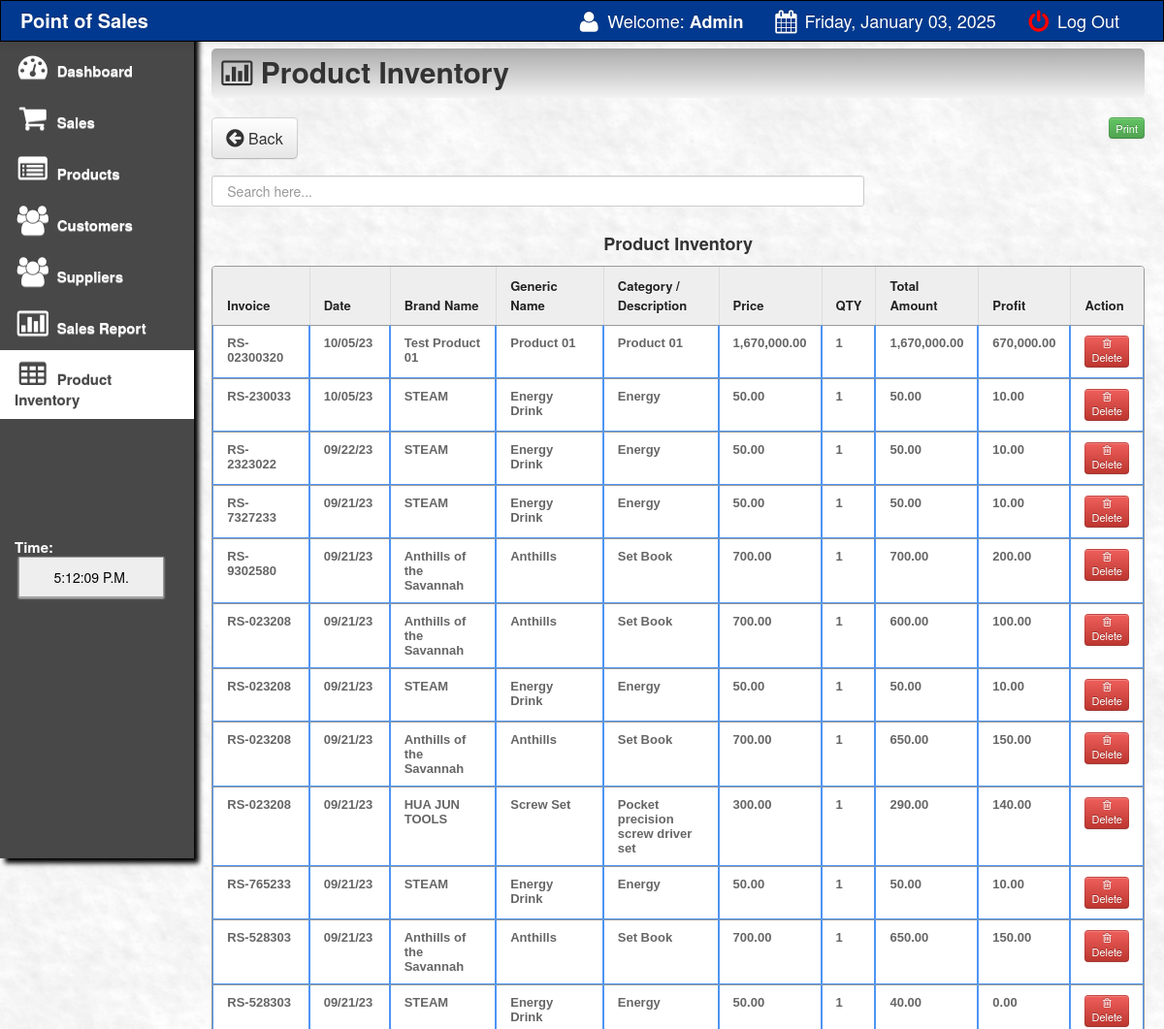
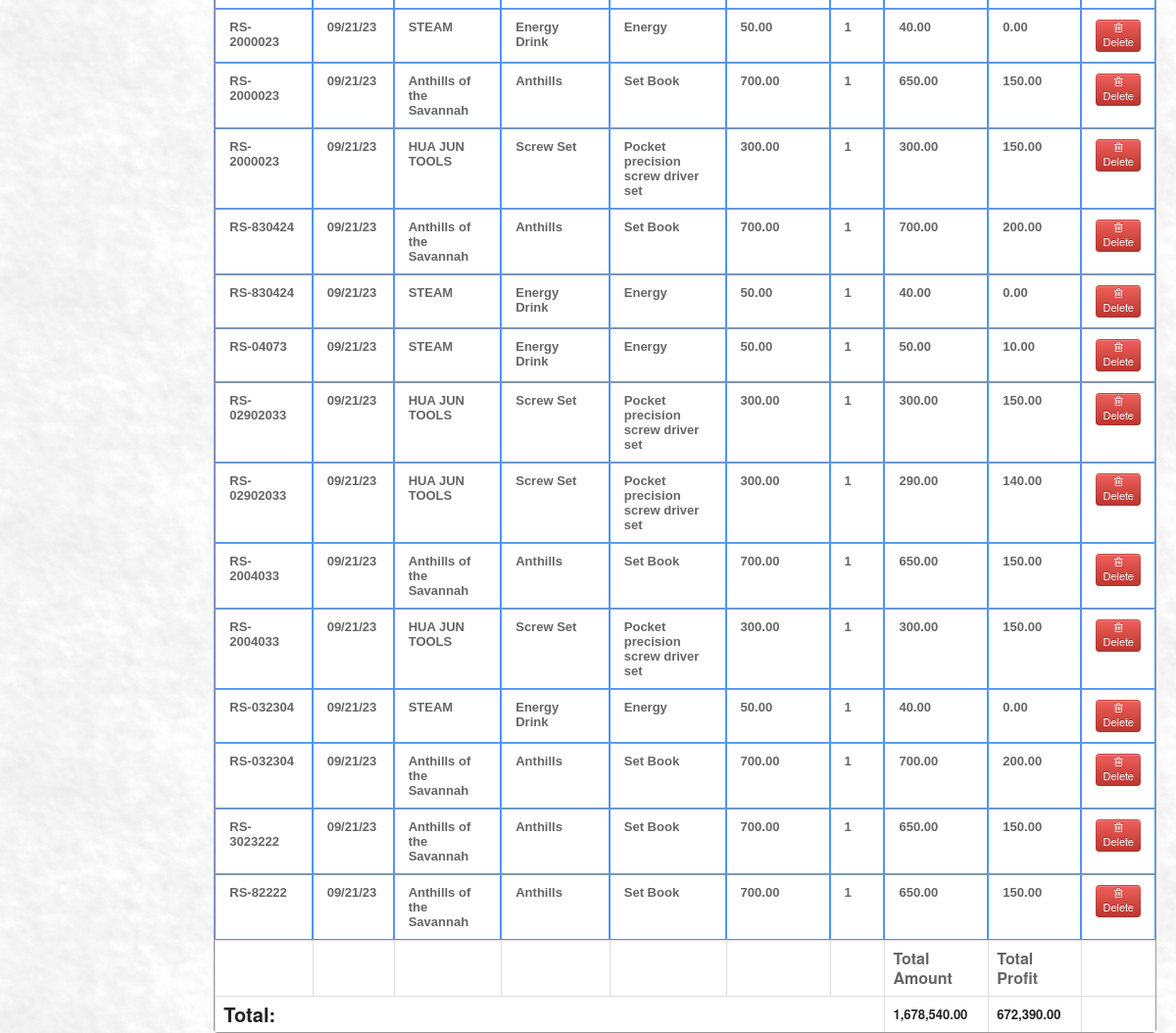
The page /main/sales_inventory.php (signed in) on the database its author committed (2 pictures, top to bottom).
### tables this page shows
CREATE TABLE `sales_order` (
  `transaction_id` int(11) NOT NULL,
  `invoice` varchar(100) NOT NULL,
  `product` varchar(100) NOT NULL,
  `qty` varchar(100) NOT NULL,
  `amount` varchar(100) NOT NULL,
  `profit` varchar(100) NOT NULL,
  `product_code` varchar(150) NOT NULL,
  `gen_name` varchar(200) NOT NULL,
  `name` varchar(200) NOT NULL,
  `price` varchar(100) NOT NULL,
  `discount` varchar(100) NOT NULL,
  `date` varchar(500) NOT NULL
);

### main/sales_inventory.php (the view, shortened to what this page needs)
<html>
<head>
 <link href="css/bootstrap.css" rel="stylesheet">
    <link rel="stylesheet" type="text/css" href="css/DT_bootstrap.css">
  <link rel="stylesheet" href="css/font-awesome.min.css">
    <link href="css/bootstrap-responsive.css" rel="stylesheet">
<link href="../style.css" media="screen" rel="stylesheet" type="text/css" />
<link href="src/facebox.css" media="screen" rel="stylesheet" type="text/css" />
<link rel="stylesheet" type="text/css" href="tcal.css" />
</head>
<?php
function createRandomPassword() {
	$chars = "003232303232023232023456789";
	$i = 0;
	$pass = '' ;
	while ($i <= 7) {
		$num = rand() % 33;
		$tmp = substr($chars, $num, 1);
		$pass = $pass . $tmp;
		$i++;
	}
	return $pass;
}
$finalcode='RS-'.createRandomPassword();
?>
<body>
<?php include('navfixed.php');?>
<div class="container-fluid">
      <div class="row-fluid">
	<div class="span2">
          <div class="well sidebar-nav">
              <ul class="nav nav-list">
              <li><a href="index.php"><i class="icon-dashboard icon-2x"></i> Dashboard </a></li>
			<li><a href="sales.php?id=cash&invoice=<?php echo $finalcode ?>"><i class="icon-shopping-cart icon-2x"></i> Sales</a>  </li>
			<li><a href="products.php"><i class="icon-list-alt icon-2x"></i> Products</a>                                     </li>
			<li><a href="customer.php"><i class="icon-group icon-2x"></i> Customers</a>                                    </li>
			<li><a href="supplier.php"><i class="icon-group icon-2x"></i> Suppliers</a>                                    </li>
			<li><a href="salesreport.php?d1=0&d2=0"><i class="icon-bar-chart icon-2x"></i> Sales Report</a>                </li>
			<li class="active"><a href="sales_inventory.php"><i class="icon-table icon-2x"></i> Product Inventory</a>                </li>
			<br><br><br><br><br><br>
			<li>
			 <div class="hero-unit-clock">
			<form name="clock">
			<font color="white">Time: <br></font>&nbsp;<input style="width:150px;" type="submit" class="trans" name="face" value="">
			</form>
			  </div>
			</li>
				</ul>
          </div>
        </div>
	<div class="span10">
	<div class="contentheader">
			<i class="icon-bar-chart"></i> Product Inventory
			</div>
<br>
<a  href="index.php"><button class="btn btn-default btn-large" style="float: left;"><i class="icon icon-circle-arrow-left icon-large"></i> Back</button></a>
	<div style="float:right;">
<button  style="float:left;" class="btn btn-success btn-mini"><a href="javascript:Clickheretoprint()"> Print</button></a>
</div>
<br>
<br>
<br>
<input type="text" style="padding:15px;" name="filter" value="" id="filter" placeholder="Search here..." autocomplete="off" />
<div class="content" id="content">
<br><br><br>
<center><strong>Product Inventory</strong></center>
<table class="table table-bordered" id="resultTable" data-responsive="table" style="text-align: left;">
	<thead>
		<tr>
			<th width="12%"> Invoice </th>
			<th width="9%"> Date </th>
			<th width="14%"> Brand Name </th>
			<th width="16%"> Generic Name </th>
			<th width="15%"> Category / Description </th>
			<th > Price </th>
			<th> QTY </th>
			<th width="8%"> Total Amount </th>
			<th width="8%"> Profit </th>
			<th > Action </th>
		</tr>
	</thead>
	<tbody>
			<?php
			function formatMoney($number, $fractional=false) {
					if ($fractional) {
						$number = sprintf('%.2f', $number);
					}
					while (true) {
						$replaced = preg_replace('/(-?\d+)(\d\d\d)/', '$1,$2', $number);
						if ($replaced != $number) {
							$number = $replaced;
						} else {
							break;
						}
					}
					return $number;
				}
				include('../connect.php');
				$result = $db->prepare("SELECT * FROM sales_order ORDER BY transaction_id DESC");
				$result->execute();
				for($i=0; $row = $result->fetch(); $i++){
			?>
			<tr class="record">
			<td><?php echo $row['invoice']; ?></td>
			<td><?php echo $row['date']; ?></td>
			<td><?php echo $row['product_code']; ?></td>
			<td><?php echo $row['gen_name']; ?></td>
			<td><?php echo $row['name']; ?></td>
			<td><?php
			$price=$row['price'];
			echo formatMoney($price, true);
			?></td>
						<td><?php echo $row['qty']; ?></td>
			<td><?php
			$oprice=$row['amount'];
			echo formatMoney($oprice, true);
			?></td>
				<td><?php
			$pprice=$row['profit'];
			echo formatMoney($pprice, true);
			?></td>
			<td>
			<a href="deletesalesinventory.php?id=<?php echo $row['transaction_id']; ?>&qty=<?php echo $row['qty'];?>"><button class="btn btn-mini btn-danger"><i class="icon icon-trash"></i> Delete </button></a>
			</tr>
			<?php
				}
			?>
			<tr>
				<th></th>
				<th></th>
				<th></th>
				<th></th>
				<th></th>
				<th></th>
				<th></th>
				<th>Total Amount</th>
				<th>Total Profit</th>
				<th></th>
			<tr>
			<tr>
				<th colspan="7"><strong style="font-size: 20px; color: #222222;">Total:</strong></th>
				<th colspan="1"><strong style="font-size: 13px; color: #222222;">
				<?php
				$resultas = $db->prepare("SELECT sum(amount) from sales_order");
				$resultas->bindParam(':a', $sdsd);
				$resultas->execute();
				for($i=0; $rowas = $resultas->fetch(); $i++){
				$fgfg=$rowas['sum(amount)'];
				echo formatMoney($fgfg, true);
				}
				?>
				</strong></th>
				<th colspan="1"><strong style="font-size: 13px; color: #222222;">
				<?php
				$resultas = $db->prepare("SELECT sum(profit) from sales_order");
				$resultas->bindParam(':b', $sdsd);
				$resultas->execute();
				for($i=0; $rowas = $resultas->fetch(); $i++){
				$fgfg=$rowas['sum(profit)'];
				echo formatMoney($fgfg, true);
				}
				?>
					</th>
					<th></th>
			</tr>
	</tbody>
</table>
</div>
</div>
</div>
</div>
</body>
<?php include('footer.php');?>
</html>

### style.css (style rules this page uses)
td a { color:darkblue; }
input { border: 1px solid #999; background: #EEEEEE; padding: 10px; box-shadow:0 1px 2px #ddd; -moz-box-shadow:0 1px 2px #ddd; -webkit-box-shadow:0 1px 2px #ddd; }
button a, a:hover { color:#fff; text-decoration:none; }
#filter { width: 70%; float:left; }
#resultTable { border-collapse: separate; background-color: #FFFFFF; border-spacing: 0; max-width: 100%; }
#resultTable { color: #666666; text-shadow: 0 1px 0 #FFFFFF; width: 100%; border: 1px solid #999999; box-shadow: 0 5px 5px -5px rgba(0, 0, 0, 0.3); margin-top: 13px; }
#resultTable thead tr th { background: none repeat scroll 0 0 #EEEEEE; color: #222222; padding: 10px 14px; text-align: left; border-top: 0 none; font-size: 13px; }
#resultTable tbody tr td { font: bold 13px 'Arial'; text-align: left; padding: 10px 14px; border-top: 1px solid #999999; }
#resultTable td { padding:7px; border:#4e95f4 1px solid; }
#resultTable tr { background: #fff; }
#content { width: 100%; height: 300px; border: 0px solid #000; }

### main/sales_inventory.php (style rules this page uses)
body { padding-top: 60px; padding-bottom: 40px; }
.sidebar-nav { padding: 9px 0; }

### rows shown on the page
sales_order: invoice "RS-02300320", date "10/05/23", product_code "Test Product 01", gen_name "Product 01", name "Product 01", price "1,670,000.00", qty "1", amount "1,670,000.00", profit "670,000.00"
sales_order: invoice "RS-230033", date "10/05/23", product_code "STEAM", gen_name "Energy Drink", name "Energy", price "50.00", qty "1", amount "50.00", profit "10.00"
sales_order: invoice "RS-2323022", date "09/22/23", product_code "STEAM", gen_name "Energy Drink", name "Energy", price "50.00", qty "1", amount "50.00", profit "10.00"
sales_order: invoice "RS-7327233", date "09/21/23", product_code "STEAM", gen_name "Energy Drink", name "Energy", price "50.00", qty "1", amount "50.00", profit "10.00"
sales_order: invoice "RS-9302580", date "09/21/23", product_code "Anthills of the Savannah", gen_name "Anthills", name "Set Book", price "700.00", qty "1", amount "700.00", profit "200.00"
sales_order: invoice "RS-023208", date "09/21/23", product_code "Anthills of the Savannah", gen_name "Anthills", name "Set Book", price "700.00", qty "1", amount "600.00", profit "100.00"
sales_order: invoice "RS-023208", date "09/21/23", product_code "STEAM", gen_name "Energy Drink", name "Energy", price "50.00", qty "1", amount "50.00", profit "10.00"
sales_order: invoice "RS-023208", date "09/21/23", product_code "Anthills of the Savannah", gen_name "Anthills", name "Set Book", price "700.00", qty "1", amount "650.00", profit "150.00"
sales_order: invoice "RS-023208", date "09/21/23", product_code "HUA JUN TOOLS", gen_name "Screw Set", name "Pocket precision screw driver set", price "300.00", qty "1", amount "290.00", profit "140.00"
sales_order: invoice "RS-765233", date "09/21/23", product_code "STEAM", gen_name "Energy Drink", name "Energy", price "50.00", qty "1", amount "50.00", profit "10.00"
sales_order: invoice "RS-528303", date "09/21/23", product_code "Anthills of the Savannah", gen_name "Anthills", name "Set Book", price "700.00", qty "1", amount "650.00", profit "150.00"
sales_order: invoice "RS-528303", date "09/21/23", product_code "STEAM", gen_name "Energy Drink", name "Energy", price "50.00", qty "1", amount "40.00", profit "0.00"
sales_order: invoice "RS-2000023", date "09/21/23", product_code "STEAM", gen_name "Energy Drink", name "Energy", price "50.00", qty "1", amount "40.00", profit "0.00"
sales_order: invoice "RS-2000023", date "09/21/23", product_code "Anthills of the Savannah", gen_name "Anthills", name "Set Book", price "700.00", qty "1", amount "650.00", profit "150.00"
sales_order: invoice "RS-2000023", date "09/21/23", product_code "HUA JUN TOOLS", gen_name "Screw Set", name "Pocket precision screw driver set", price "300.00", qty "1", amount "300.00", profit "150.00"
sales_order: invoice "RS-830424", date "09/21/23", product_code "Anthills of the Savannah", gen_name "Anthills", name "Set Book", price "700.00", qty "1", amount "700.00", profit "200.00"
sales_order: invoice "RS-830424", date "09/21/23", product_code "STEAM", gen_name "Energy Drink", name "Energy", price "50.00", qty "1", amount "40.00", profit "0.00"
sales_order: invoice "RS-04073", date "09/21/23", product_code "STEAM", gen_name "Energy Drink", name "Energy", price "50.00", qty "1", amount "50.00", profit "10.00"
sales_order: invoice "RS-02902033", date "09/21/23", product_code "HUA JUN TOOLS", gen_name "Screw Set", name "Pocket precision screw driver set", price "300.00", qty "1", amount "300.00", profit "150.00"
sales_order: invoice "RS-02902033", date "09/21/23", product_code "HUA JUN TOOLS", gen_name "Screw Set", name "Pocket precision screw driver set", price "300.00", qty "1", amount "290.00", profit "140.00"
sales_order: invoice "RS-2004033", date "09/21/23", product_code "Anthills of the Savannah", gen_name "Anthills", name "Set Book", price "700.00", qty "1", amount "650.00", profit "150.00"
sales_order: invoice "RS-2004033", date "09/21/23", product_code "HUA JUN TOOLS", gen_name "Screw Set", name "Pocket precision screw driver set", price "300.00", qty "1", amount "300.00", profit "150.00"
sales_order: invoice "RS-032304", date "09/21/23", product_code "STEAM", gen_name "Energy Drink", name "Energy", price "50.00", qty "1", amount "40.00", profit "0.00"
sales_order: invoice "RS-032304", date "09/21/23", product_code "Anthills of the Savannah", gen_name "Anthills", name "Set Book", price "700.00", qty "1", amount "700.00", profit "200.00"
sales_order: invoice "RS-3023222", date "09/21/23", product_code "Anthills of the Savannah", gen_name "Anthills", name "Set Book", price "700.00", qty "1", amount "650.00", profit "150.00"
sales_order: invoice "RS-82222", date "09/21/23", product_code "Anthills of the Savannah", gen_name "Anthills", name "Set Book", price "700.00", qty "1", amount "650.00", profit "150.00"

### other values the page prints
$_SESSION['SESS_FIRST_NAME'] "Admin"
$new "Friday, January 03, 2025"
formatMoney($fgfg, true) "1,678,540.00"
formatMoney($fgfg, true) "672,390.00"
